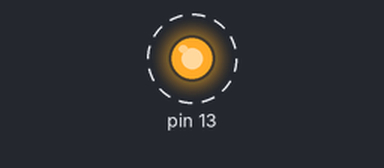
The sketch below on a simulated Arduino Uno, built with avr-gcc and run on an emulated ATmega328P. Parts: output pins drawn as LEDs (lit = HIGH). Dashed ring = blinking.

Above: at 0.5 s.
Timing chart, 0 to 3.1 s (numbered marks = the images above):
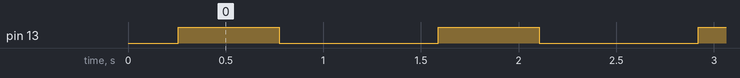

The sketch:

sketch_nov25a.ino
```cpp
void setup (){
pinMode(13,OUTPUT);
}
void loop(){
for (int a=0; a<=255;a++)
{
analogWrite(13,a);
delay(2);
}
for (int a=255; a>=0;a--)
{
analogWrite(13,a);
delay(2);
}
delay(300);
}
```

Measured:
- by itself, pin 13: alternates HIGH for 0.52 s and LOW for 0.82 s
